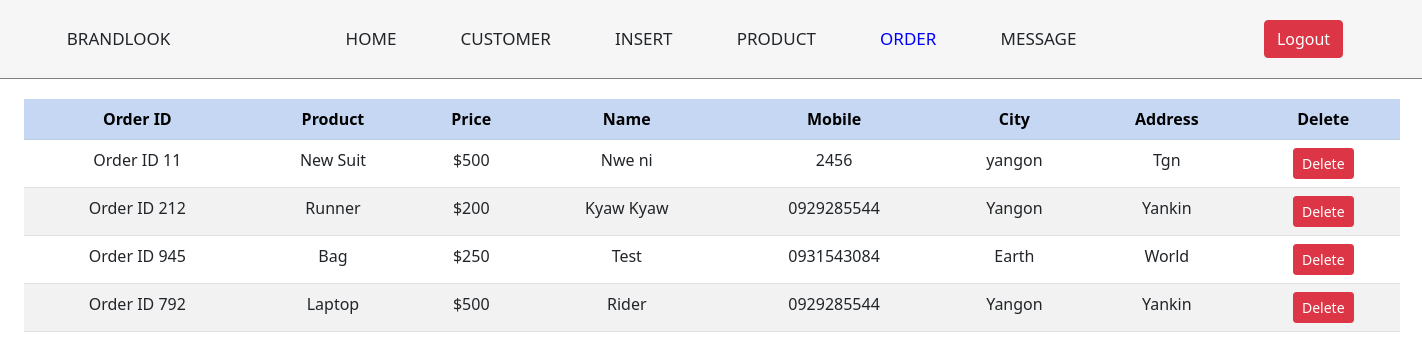
The app's page /admin/order.php with its own data.
### tables this page shows
CREATE TABLE IF NOT EXISTS `orders` (
  `order_id` varchar(120) NOT NULL,
  `product` varchar(120) NOT NULL,
  `price` varchar(120) NOT NULL,
  `name` varchar(120) NOT NULL,
  `mobile` varchar(120) NOT NULL,
  `city` varchar(120) NOT NULL,
  `address` varchar(120) NOT NULL
);

### admin/order.php (the view, shortened to what this page needs)
<!doctype html>
<html lang="en">
  <head>
    <link href="https://cdn.jsdelivr.net/npm/bootstrap@5.1.3/dist/css/bootstrap.min.css" rel="stylesheet">
    <link rel="stylesheet" type="text/css" href="css/indexViewStyle.css">
  </head>
  <body>
    <div class="container-fluid">
    	<div class="row headerRow">
    		<div class="col-md-2 navName">
    			<a href="../index.php">BrandLook</a>
    		</div>
    		<div class="col-md navPage">
    			<nav>
    				<a href="index.view.php">Home</a>
            <a href="customer.php">Customer</a>
    				<a href="insert.php">Insert</a>
    				<a href="product.php">Product</a>
    				<a href="order.php" style="color: blue;">Order</a>
    				<a href="message.php">Message</a>
    			</nav>
    		</div>
    		<div class="col-md-2 navLogout">
    			<nav>
    				<a href="index.php" class="btn btn-danger">Logout</a>
    			</nav>
    		</div>
    	</div>
      <div class="row messageRow">
        <div class="col-md">
          <table class="table table-striped text-center">
            <tr class="table-primary">
              <th>Order ID</th>
              <th>Product</th>
              <th>Price</th>
              <th>Name</th>
              <th>Mobile</th>
              <th>City</th>
              <th>Address</th>
              <th>Delete</th>
            </tr>
            <?php
            require '../boostrap.php';
              $sql = mysqli_query($con,"SELECT * FROM orders");
              while (list($orderId, $product, $price, $name, $mobile, $city, $address) = mysqli_fetch_array($sql)) {
              ?>
              <tr>
                <td><?php echo $orderId ;?></td>
                <td><?php echo $product ;?></td>
                <td><?php echo $price ;?></td>
                <td><?php echo $name ;?></td>
                <td><?php echo $mobile ;?></td>
                <td><?php echo $city ;?></td>
                <td><?php echo $address ;?></td>
                <td><a href="deleteOrder.php?order_id=<?php echo $orderId;?>" class="btn btn-sm btn-danger">Delete</a></td>
              </tr>
              <?php }
            ?>
          </table>
        </div>
      </div>
    </div>
  </body>
</html>

### admin/css/indexViewStyle.css (style rules this page uses)
.headerRow { background-color: white; padding: 20px 0; border-bottom: 1px solid gray; align-items: center; background-color: rgba(225, 225, 225, 0.3); backdrop-filter: blur(20px); }
.navPage,.navName,.navLogout { display: flex; justify-content: center; }
.navPage a , .navName a { text-decoration: none; margin: 0 30px; text-transform: uppercase; font-size: 17px; color: inherit; }
.messageRow { width: 1400px; margin: 0 auto; margin-top: 20px; }

### records on screen
orders: order_id "Order ID 11", product "New Suit", price "$500", name "Nwe ni", mobile "2456", city "yangon", address "Tgn"
orders: order_id "Order ID 212", product "Runner", price "$200", name "Kyaw Kyaw", mobile "0929285544", city "Yangon", address "Yankin"
orders: order_id "Order ID 945", product "Bag", price "$250", name "Test", mobile "0931543084", city "Earth", address "World"
orders: order_id "Order ID 792", product "Laptop", price "$500", name "Rider", mobile "0929285544", city "Yangon", address "Yankin"
